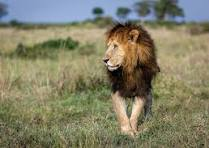
#> input picture mfds/yolo/myphoto.jpg, 209 x 148 px
$ python image.py
#> lines starting #> are read from the running program, lines starting #| are printed output that depends on the picture
import cv2
import matplotlib.pyplot as plt

img = cv2.imread('myphoto.jpg')
#> img is the input picture: shape (148, 209, 3); mean B, G, R 102.5, 127.8, 130.7
img_rgb = cv2.cvtColor(img, cv2.COLOR_BGR2RGB)

plt.imshow(img_rgb)
plt.title("Original Image")
plt.axis('off')
plt.show()

print("image shape:", img_rgb.shape)
#| image shape: (148, 209, 3)
print("Pixel at (50, 100):", img_rgb[50, 100])
#| Pixel at (50, 100): [158 163 109]
gray = cv2.cvtColor(img, cv2.COLOR_BGR2GRAY)
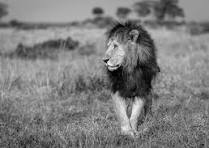
#> gray: shape (148, 209); min 0, max 250, mean 125.8
plt.imshow(gray, cmap='gray')
plt.title("Grayscale")
plt.axis('off')
plt.show()
blur = cv2.GaussianBlur(img, (7,7), 0)
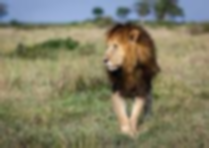
#> blur: shape (148, 209, 3); mean B, G, R 102.5, 127.8, 130.7
plt.imshow(cv2.cvtColor(blur, cv2.COLOR_BGR2RGB))
plt.title("Blurred Image")
plt.axis("off")
plt.show()
img_copy = img.copy()
cv2.rectangle(img_copy, (50, 50), (200, 200), (0,255,0), 3)
cv2.putText(img_copy, "Hello!", (60, 45), cv2.FONT_HERSHEY_SIMPLEX, 1, (255,0,0), 2)
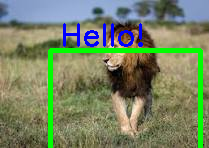
#> img_copy: shape (148, 209, 3); mean B, G, R 100.6, 131.8, 119.6
plt.imshow(cv2.cvtColor(img_copy, cv2.COLOR_BGR2RGB))
plt.title("Edited Image")
plt.axis('off')
plt.show()

$ run again, with mfds/yolo/10.jpg copied over mfds/yolo/myphoto.jpg
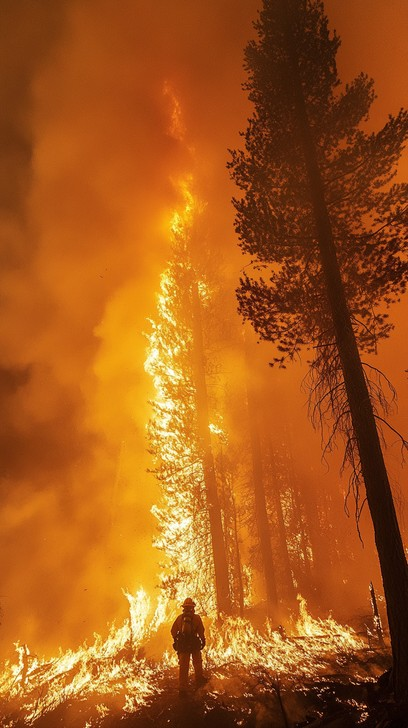
#> input picture mfds/yolo/10.jpg, 408 x 728 px
#> img is the input picture: shape (728, 408, 3); mean B, G, R 26.1, 88.5, 165.6
#| image shape: (728, 408, 3)
#| Pixel at (50, 100): [163  77  20]
#> `gray = cv2.cvtColor(img, cv2.COLOR_BGR2GRAY)`:
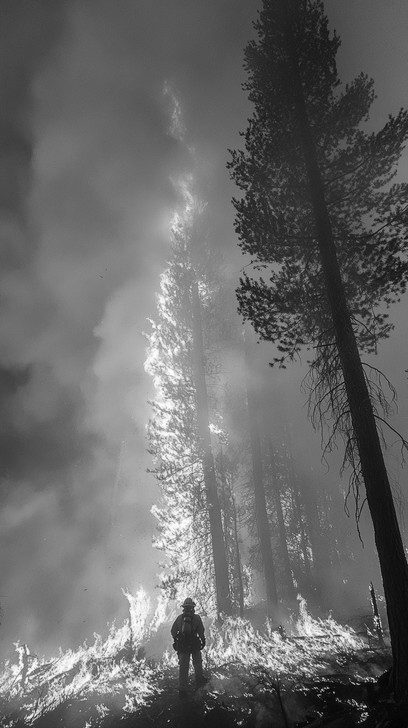
#> gray: shape (728, 408); min 2, max 254, mean 104.4
#> `cv2.putText(img_copy, "Hello!", (60, 45), cv2.FONT_HERSHEY_SIMPLEX, 1,..`:
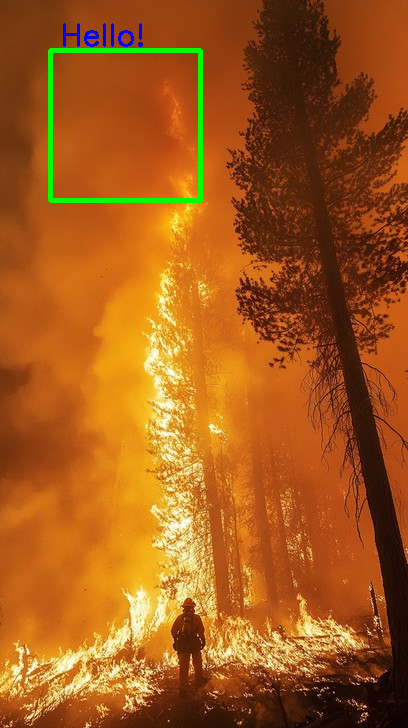
#> img_copy: shape (728, 408, 3); mean B, G, R 26.4, 90.1, 163.4
